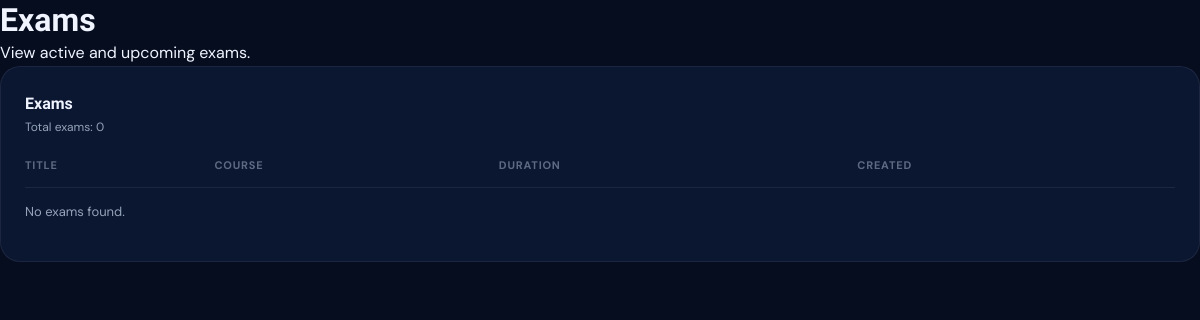
The app's page /exams/, older data.
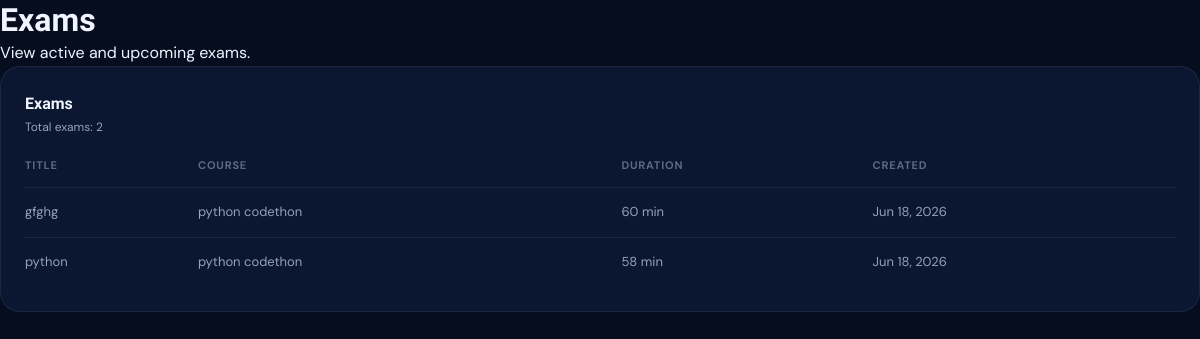
The same page, newer data.
### accounts/models.py (models this page shows, shortened)
class Exam(models.Model):
    course           = models.ForeignKey(Course, on_delete=models.CASCADE, related_name='exams')
    title            = models.CharField(max_length=200)
    duration_minutes = models.IntegerField(default=60)
    start_time       = models.DateTimeField(null=True, blank=True)
    end_time         = models.DateTimeField(null=True, blank=True)
    published        = models.BooleanField(default=True)
    created_at       = models.DateTimeField(auto_now_add=True)

class Course(models.Model):
    title      = models.CharField(max_length=200)
    instructor = models.CharField(max_length=100)
    students   = models.IntegerField(default=0)
    lessons    = models.IntegerField(default=0)
    completed  = models.IntegerField(default=0)  # completed lessons
    status     = models.CharField(max_length=20, default='active')
    content    = models.TextField(blank=True, null=True)
    pdf        = models.FileField(upload_to='course_pdfs/', blank=True, null=True)

### accounts/views.py (the view)
# urls.py: path('exams/', views.exams_view, name='exams'),
def exams_view(request):
    exams = Exam.objects.select_related('course').order_by('-created_at')
    return render(request, 'exams.html', {
        'active_page': 'exams',
        'page_title': 'Exams',
        'page_subtitle': 'View active and upcoming exams.',
        'exams': exams,
        'total_exams': exams.count(),
    })

### templates/exams.html (shortened to what this page needs)
{% load static %}
<!DOCTYPE html>
<html lang="en">
<head>
  <link rel="stylesheet" href="{% static 'css/style.css' %}" />
</head>
<body>
  <div class="page-shell">
    <header class="page-header">
      <h1>Exams</h1>
      <p>View active and upcoming exams.</p>
    </header>
    <section class="panel">
      <div class="panel__header">
        <div>
          <div class="panel__title">Exams</div>
          <div class="panel__subtitle">Total exams: {{ total_exams }}</div>
        </div>
      </div>
      <div class="table-wrap">
        <table class="course-table">
          <thead>
            <tr>
              <th>Title</th>
              <th>Course</th>
              <th>Duration</th>
              <th>Created</th>
            </tr>
          </thead>
          <tbody>
            {% for exam in exams %}
            <tr>
              <td>
                {{ exam.title }}
              </td>
              <td>{{ exam.course.title }}</td>
              <td>{{ exam.duration_minutes }} min</td>
              <td>{{ exam.created_at|date:'M d, Y' }}</td>
            </tr>
            {% empty %}
            <tr>
              <td colspan="4">No exams found.</td>
            </tr>
            {% endfor %}
          </tbody>
        </table>
      </div>
    </section>
  </div>
</body>
</html>

Row changes from the older to the newer data that the page shows:
added Exam: title "gfghg", course "python codethon", duration_minutes "60", created_at "Jun 18, 2026"
added Exam: title "python", course "python codethon", duration_minutes "58", created_at "Jun 18, 2026"
Text that changed along with them:
{{ total_exams }}: "0" → "2"
text no longer shown: "No exams found."
